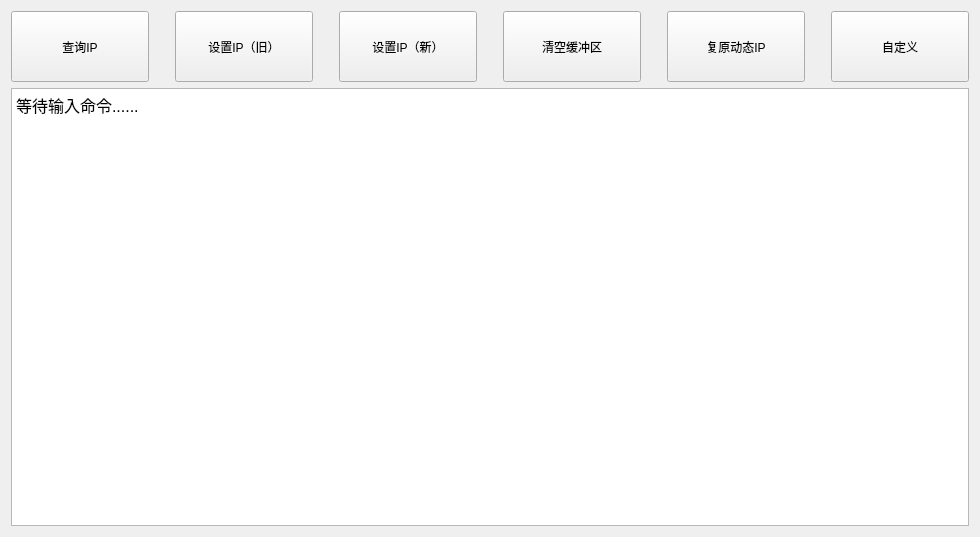
<?xml version="1.0" encoding="UTF-8"?>
<ui version="4.0">
 <class>ChangeIPWidget</class>
 <widget class="QWidget" name="ChangeIPWidget">
  <property name="geometry">
   <rect>
    <x>0</x>
    <y>0</y>
    <width>980</width>
    <height>537</height>
   </rect>
  </property>
  <property name="windowTitle">
   <string>ChangeIPWidget</string>
  </property>
  <layout class="QVBoxLayout" name="verticalLayout">
   <item>
    <layout class="QHBoxLayout" name="horizontalLayout">
     <item>
      <widget class="QPushButton" name="btn_QueryIP">
       <property name="minimumSize">
        <size>
         <width>131</width>
         <height>71</height>
        </size>
       </property>
       <property name="text">
        <string>查询IP</string>
       </property>
      </widget>
     </item>
     <item>
      <spacer name="horizontalSpacer">
       <property name="orientation">
        <enum>Qt::Horizontal</enum>
       </property>
       <property name="sizeType">
        <enum>QSizePolicy::Fixed</enum>
       </property>
       <property name="sizeHint" stdset="0">
        <size>
         <width>20</width>
         <height>17</height>
        </size>
       </property>
      </spacer>
     </item>
     <item>
      <widget class="QPushButton" name="btn_SetIPOLD">
       <property name="minimumSize">
        <size>
         <width>131</width>
         <height>71</height>
        </size>
       </property>
       <property name="text">
        <string>设置IP（旧）</string>
       </property>
      </widget>
     </item>
     <item>
      <spacer name="horizontalSpacer_2">
       <property name="orientation">
        <enum>Qt::Horizontal</enum>
       </property>
       <property name="sizeType">
        <enum>QSizePolicy::Fixed</enum>
       </property>
       <property name="sizeHint" stdset="0">
        <size>
         <width>20</width>
         <height>17</height>
        </size>
       </property>
      </spacer>
     </item>
     <item>
      <widget class="QPushButton" name="btn_SetIPNEW">
       <property name="minimumSize">
        <size>
         <width>131</width>
         <height>71</height>
        </size>
       </property>
       <property name="text">
        <string>设置IP（新）</string>
       </property>
      </widget>
     </item>
     <item>
      <spacer name="horizontalSpacer_3">
       <property name="orientation">
        <enum>Qt::Horizontal</enum>
       </property>
       <property name="sizeType">
        <enum>QSizePolicy::Fixed</enum>
       </property>
       <property name="sizeHint" stdset="0">
        <size>
         <width>20</width>
         <height>20</height>
        </size>
       </property>
      </spacer>
     </item>
     <item>
      <widget class="QPushButton" name="btn_ClearBUF">
       <property name="minimumSize">
        <size>
         <width>131</width>
         <height>71</height>
        </size>
       </property>
       <property name="text">
        <string>清空缓冲区</string>
       </property>
      </widget>
     </item>
     <item>
      <spacer name="horizontalSpacer_4">
       <property name="orientation">
        <enum>Qt::Horizontal</enum>
       </property>
       <property name="sizeType">
        <enum>QSizePolicy::Fixed</enum>
       </property>
       <property name="sizeHint" stdset="0">
        <size>
         <width>20</width>
         <height>20</height>
        </size>
       </property>
      </spacer>
     </item>
     <item>
      <widget class="QPushButton" name="btn_SetIPDynamic">
       <property name="enabled">
        <bool>true</bool>
       </property>
       <property name="minimumSize">
        <size>
         <width>131</width>
         <height>71</height>
        </size>
       </property>
       <property name="text">
        <string>复原动态IP</string>
       </property>
      </widget>
     </item>
     <item>
      <spacer name="horizontalSpacer_5">
       <property name="orientation">
        <enum>Qt::Horizontal</enum>
       </property>
       <property name="sizeType">
        <enum>QSizePolicy::Fixed</enum>
       </property>
       <property name="sizeHint" stdset="0">
        <size>
         <width>20</width>
         <height>20</height>
        </size>
       </property>
      </spacer>
     </item>
     <item>
      <widget class="QPushButton" name="btn_input">
       <property name="minimumSize">
        <size>
         <width>131</width>
         <height>71</height>
        </size>
       </property>
       <property name="text">
        <string>自定义</string>
       </property>
      </widget>
     </item>
    </layout>
   </item>
   <item>
    <widget class="QTextEdit" name="textEdit">
     <property name="enabled">
      <bool>true</bool>
     </property>
     <property name="font">
      <font>
       <pointsize>12</pointsize>
      </font>
     </property>
     <property name="html">
      <string>&lt;!DOCTYPE HTML PUBLIC &quot;-//W3C//DTD HTML 4.0//EN&quot; &quot;http://www.w3.org/TR/REC-html40/strict.dtd&quot;&gt;
&lt;html&gt;&lt;head&gt;&lt;meta name=&quot;qrichtext&quot; content=&quot;1&quot; /&gt;&lt;style type=&quot;text/css&quot;&gt;
p, li { white-space: pre-wrap; }
&lt;/style&gt;&lt;/head&gt;&lt;body style=&quot; font-family:'SimSun'; font-size:12pt; font-weight:400; font-style:normal;&quot;&gt;
&lt;p style=&quot; margin-top:0px; margin-bottom:0px; margin-left:0px; margin-right:0px; -qt-block-indent:0; text-indent:0px;&quot;&gt;等待输入命令......&lt;/p&gt;&lt;/body&gt;&lt;/html&gt;</string>
     </property>
    </widget>
   </item>
  </layout>
 </widget>
 <resources/>
 <connections/>
</ui>
